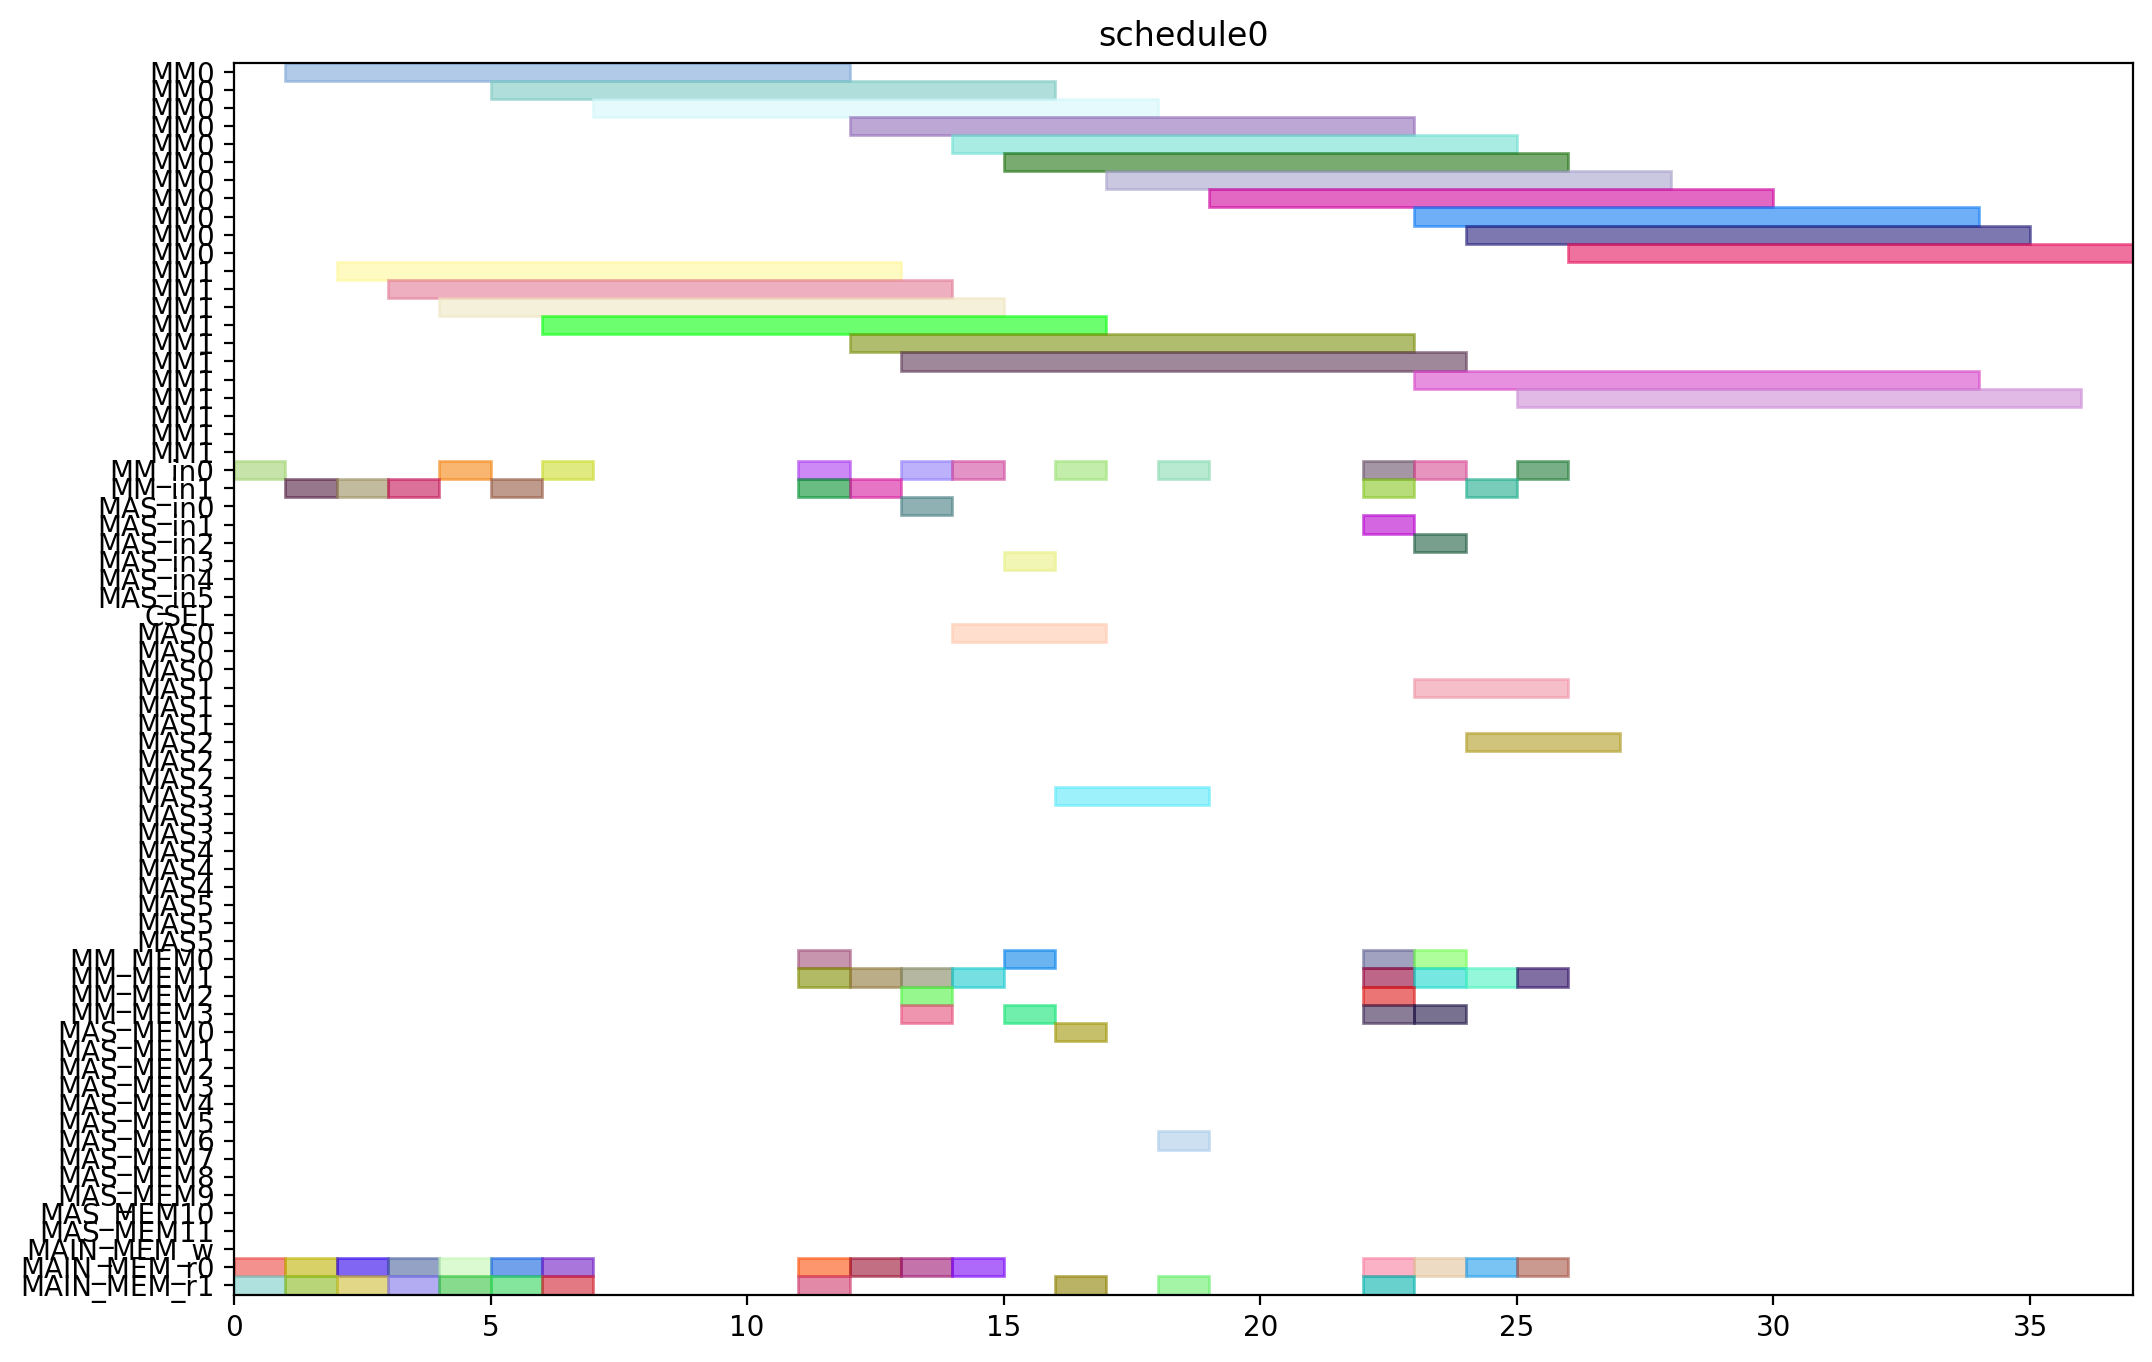

The Python source for this figure:
from pyschedule import Scenario, solvers, plotters, alt


def solve():
	horizon = 120
	S = Scenario("schedule0", horizon=horizon)

	# resource
	MM = S.Resources('MM', num=2, size=11)
	MM_in = S.Resources('MM_in', num=2)
	MAS_in = S.Resources('MAS_in', num=6)
	CSEL = S.Resource('CSEL')
	MAS = S.Resources('MAS', num=6, size=3, periods=range(1, horizon))
	MM_MEM = S.Resources('MM_MEM', num=4)
	MAS_MEM = S.Resources('MAS_MEM', num=12)
	MAIN_MEM_w = S.Resource('MAIN_MEM_w', size=1)
	MAIN_MEM_r = S.Resources('MAIN_MEM_r', num=2)

	# result of previous scheduling

	# new tasks
	Z_exp2 = S.Task('Z_exp2', length=11, delay_cost=1)
	Z_exp2 += alt(MM)
	Z_exp2_in = S.Task('Z_exp2_in', length=1, delay_cost=1)
	Z_exp2_in += alt(MM_in)
	S += Z_exp2_in*MM_in[0]<=Z_exp2*MM[0]
	S += Z_exp2_in*MM_in[1]<=Z_exp2*MM[1]
	Z_exp2_mem0 = S.Task('Z_exp2_mem0', length=1, delay_cost=1)
	Z_exp2_mem0 += MAIN_MEM_r[0]
	S += Z_exp2_mem0 <= Z_exp2

	Z_exp2_mem1 = S.Task('Z_exp2_mem1', length=1, delay_cost=1)
	Z_exp2_mem1 += MAIN_MEM_r[1]
	S += Z_exp2_mem1 <= Z_exp2

	NX0 = S.Task('NX0', length=11, delay_cost=1)
	NX0 += alt(MM)
	NX0_in = S.Task('NX0_in', length=1, delay_cost=1)
	NX0_in += alt(MM_in)
	S += NX0_in*MM_in[0]<=NX0*MM[0]
	S += NX0_in*MM_in[1]<=NX0*MM[1]
	NX0_mem0 = S.Task('NX0_mem0', length=1, delay_cost=1)
	NX0_mem0 += MAIN_MEM_r[0]
	S += NX0_mem0 <= NX0

	NX0_mem1 = S.Task('NX0_mem1', length=1, delay_cost=1)
	NX0_mem1 += MAIN_MEM_r[1]
	S += NX0_mem1 <= NX0

	k0_10_Z1 = S.Task('k0_10_Z1', length=11, delay_cost=1)
	k0_10_Z1 += alt(MM)
	k0_10_Z1_in = S.Task('k0_10_Z1_in', length=1, delay_cost=1)
	k0_10_Z1_in += alt(MM_in)
	S += k0_10_Z1_in*MM_in[0]<=k0_10_Z1*MM[0]
	S += k0_10_Z1_in*MM_in[1]<=k0_10_Z1*MM[1]
	k0_10_Z1_mem0 = S.Task('k0_10_Z1_mem0', length=1, delay_cost=1)
	k0_10_Z1_mem0 += MAIN_MEM_r[0]
	S += k0_10_Z1_mem0 <= k0_10_Z1

	k0_10_Z1_mem1 = S.Task('k0_10_Z1_mem1', length=1, delay_cost=1)
	k0_10_Z1_mem1 += MAIN_MEM_r[1]
	S += k0_10_Z1_mem1 <= k0_10_Z1

	DX0 = S.Task('DX0', length=11, delay_cost=1)
	DX0 += alt(MM)
	DX0_in = S.Task('DX0_in', length=1, delay_cost=1)
	DX0_in += alt(MM_in)
	S += DX0_in*MM_in[0]<=DX0*MM[0]
	S += DX0_in*MM_in[1]<=DX0*MM[1]
	DX0_mem0 = S.Task('DX0_mem0', length=1, delay_cost=1)
	DX0_mem0 += MAIN_MEM_r[0]
	S += DX0_mem0 <= DX0

	DX0_mem1 = S.Task('DX0_mem1', length=1, delay_cost=1)
	DX0_mem1 += MAIN_MEM_r[1]
	S += DX0_mem1 <= DX0

	NY0 = S.Task('NY0', length=11, delay_cost=1)
	NY0 += alt(MM)
	NY0_in = S.Task('NY0_in', length=1, delay_cost=1)
	NY0_in += alt(MM_in)
	S += NY0_in*MM_in[0]<=NY0*MM[0]
	S += NY0_in*MM_in[1]<=NY0*MM[1]
	NY0_mem0 = S.Task('NY0_mem0', length=1, delay_cost=1)
	NY0_mem0 += MAIN_MEM_r[0]
	S += NY0_mem0 <= NY0

	NY0_mem1 = S.Task('NY0_mem1', length=1, delay_cost=1)
	NY0_mem1 += MAIN_MEM_r[1]
	S += NY0_mem1 <= NY0

	k2_14_Z1 = S.Task('k2_14_Z1', length=11, delay_cost=1)
	k2_14_Z1 += alt(MM)
	k2_14_Z1_in = S.Task('k2_14_Z1_in', length=1, delay_cost=1)
	k2_14_Z1_in += alt(MM_in)
	S += k2_14_Z1_in*MM_in[0]<=k2_14_Z1*MM[0]
	S += k2_14_Z1_in*MM_in[1]<=k2_14_Z1*MM[1]
	k2_14_Z1_mem0 = S.Task('k2_14_Z1_mem0', length=1, delay_cost=1)
	k2_14_Z1_mem0 += MAIN_MEM_r[0]
	S += k2_14_Z1_mem0 <= k2_14_Z1

	k2_14_Z1_mem1 = S.Task('k2_14_Z1_mem1', length=1, delay_cost=1)
	k2_14_Z1_mem1 += MAIN_MEM_r[1]
	S += k2_14_Z1_mem1 <= k2_14_Z1

	DY0 = S.Task('DY0', length=11, delay_cost=1)
	DY0 += alt(MM)
	DY0_in = S.Task('DY0_in', length=1, delay_cost=1)
	DY0_in += alt(MM_in)
	S += DY0_in*MM_in[0]<=DY0*MM[0]
	S += DY0_in*MM_in[1]<=DY0*MM[1]
	DY0_mem0 = S.Task('DY0_mem0', length=1, delay_cost=1)
	DY0_mem0 += MAIN_MEM_r[0]
	S += DY0_mem0 <= DY0

	DY0_mem1 = S.Task('DY0_mem1', length=1, delay_cost=1)
	DY0_mem1 += MAIN_MEM_r[1]
	S += DY0_mem1 <= DY0

	Z_exp3 = S.Task('Z_exp3', length=11, delay_cost=1)
	Z_exp3 += alt(MM)
	Z_exp3_in = S.Task('Z_exp3_in', length=1, delay_cost=1)
	Z_exp3_in += alt(MM_in)
	S += Z_exp3_in*MM_in[0]<=Z_exp3*MM[0]
	S += Z_exp3_in*MM_in[1]<=Z_exp3*MM[1]
	Z_exp3_mem0 = S.Task('Z_exp3_mem0', length=1, delay_cost=1)
	Z_exp3_mem0 += alt(MM_MEM)
	S += (Z_exp2*MM[0])-1 < Z_exp3_mem0*MM_MEM[0]
	S += (Z_exp2*MM[1])-1 < Z_exp3_mem0*MM_MEM[2]
	S += Z_exp3_mem0 <= Z_exp3

	Z_exp3_mem1 = S.Task('Z_exp3_mem1', length=1, delay_cost=1)
	Z_exp3_mem1 += MAIN_MEM_r[1]
	S += Z_exp3_mem1 <= Z_exp3

	NX1_ = S.Task('NX1_', length=3, delay_cost=1)
	NX1_ += alt(MAS)
	NX1__in = S.Task('NX1__in', length=1, delay_cost=1)
	NX1__in += alt(MAS_in)
	S += NX1__in*MAS_in[0]<=NX1_*MAS[0]

	S += NX1__in*MAS_in[1]<=NX1_*MAS[1]

	S += NX1__in*MAS_in[2]<=NX1_*MAS[2]

	S += NX1__in*MAS_in[3]<=NX1_*MAS[3]

	S += NX1__in*MAS_in[4]<=NX1_*MAS[4]

	S += NX1__in*MAS_in[5]<=NX1_*MAS[5]

	NX1__mem0 = S.Task('NX1__mem0', length=1, delay_cost=1)
	NX1__mem0 += alt(MM_MEM)
	S += (NX0*MM[0])-1 < NX1__mem0*MM_MEM[0]
	S += (NX0*MM[1])-1 < NX1__mem0*MM_MEM[2]
	S += NX1__mem0 <= NX1_

	NX1__mem1 = S.Task('NX1__mem1', length=1, delay_cost=1)
	NX1__mem1 += alt(MM_MEM)
	S += (k0_10_Z1*MM[0])-1 < NX1__mem1*MM_MEM[1]
	S += (k0_10_Z1*MM[1])-1 < NX1__mem1*MM_MEM[3]
	S += NX1__mem1 <= NX1_

	k0_9_Z2 = S.Task('k0_9_Z2', length=11, delay_cost=1)
	k0_9_Z2 += alt(MM)
	k0_9_Z2_in = S.Task('k0_9_Z2_in', length=1, delay_cost=1)
	k0_9_Z2_in += alt(MM_in)
	S += k0_9_Z2_in*MM_in[0]<=k0_9_Z2*MM[0]
	S += k0_9_Z2_in*MM_in[1]<=k0_9_Z2*MM[1]
	k0_9_Z2_mem0 = S.Task('k0_9_Z2_mem0', length=1, delay_cost=1)
	k0_9_Z2_mem0 += MAIN_MEM_r[0]
	S += k0_9_Z2_mem0 <= k0_9_Z2

	k0_9_Z2_mem1 = S.Task('k0_9_Z2_mem1', length=1, delay_cost=1)
	k0_9_Z2_mem1 += alt(MM_MEM)
	S += (Z_exp2*MM[0])-1 < k0_9_Z2_mem1*MM_MEM[1]
	S += (Z_exp2*MM[1])-1 < k0_9_Z2_mem1*MM_MEM[3]
	S += k0_9_Z2_mem1 <= k0_9_Z2

	k1_9_Z2 = S.Task('k1_9_Z2', length=11, delay_cost=1)
	k1_9_Z2 += alt(MM)
	k1_9_Z2_in = S.Task('k1_9_Z2_in', length=1, delay_cost=1)
	k1_9_Z2_in += alt(MM_in)
	S += k1_9_Z2_in*MM_in[0]<=k1_9_Z2*MM[0]
	S += k1_9_Z2_in*MM_in[1]<=k1_9_Z2*MM[1]
	k1_9_Z2_mem0 = S.Task('k1_9_Z2_mem0', length=1, delay_cost=1)
	k1_9_Z2_mem0 += MAIN_MEM_r[0]
	S += k1_9_Z2_mem0 <= k1_9_Z2

	k1_9_Z2_mem1 = S.Task('k1_9_Z2_mem1', length=1, delay_cost=1)
	k1_9_Z2_mem1 += alt(MM_MEM)
	S += (Z_exp2*MM[0])-1 < k1_9_Z2_mem1*MM_MEM[1]
	S += (Z_exp2*MM[1])-1 < k1_9_Z2_mem1*MM_MEM[3]
	S += k1_9_Z2_mem1 <= k1_9_Z2

	NY1_ = S.Task('NY1_', length=3, delay_cost=1)
	NY1_ += alt(MAS)
	NY1__in = S.Task('NY1__in', length=1, delay_cost=1)
	NY1__in += alt(MAS_in)
	S += NY1__in*MAS_in[0]<=NY1_*MAS[0]

	S += NY1__in*MAS_in[1]<=NY1_*MAS[1]

	S += NY1__in*MAS_in[2]<=NY1_*MAS[2]

	S += NY1__in*MAS_in[3]<=NY1_*MAS[3]

	S += NY1__in*MAS_in[4]<=NY1_*MAS[4]

	S += NY1__in*MAS_in[5]<=NY1_*MAS[5]

	NY1__mem0 = S.Task('NY1__mem0', length=1, delay_cost=1)
	NY1__mem0 += alt(MM_MEM)
	S += (NY0*MM[0])-1 < NY1__mem0*MM_MEM[0]
	S += (NY0*MM[1])-1 < NY1__mem0*MM_MEM[2]
	S += NY1__mem0 <= NY1_

	NY1__mem1 = S.Task('NY1__mem1', length=1, delay_cost=1)
	NY1__mem1 += alt(MM_MEM)
	S += (k2_14_Z1*MM[0])-1 < NY1__mem1*MM_MEM[1]
	S += (k2_14_Z1*MM[1])-1 < NY1__mem1*MM_MEM[3]
	S += NY1__mem1 <= NY1_

	k2_13_Z2 = S.Task('k2_13_Z2', length=11, delay_cost=1)
	k2_13_Z2 += alt(MM)
	k2_13_Z2_in = S.Task('k2_13_Z2_in', length=1, delay_cost=1)
	k2_13_Z2_in += alt(MM_in)
	S += k2_13_Z2_in*MM_in[0]<=k2_13_Z2*MM[0]
	S += k2_13_Z2_in*MM_in[1]<=k2_13_Z2*MM[1]
	k2_13_Z2_mem0 = S.Task('k2_13_Z2_mem0', length=1, delay_cost=1)
	k2_13_Z2_mem0 += MAIN_MEM_r[0]
	S += k2_13_Z2_mem0 <= k2_13_Z2

	k2_13_Z2_mem1 = S.Task('k2_13_Z2_mem1', length=1, delay_cost=1)
	k2_13_Z2_mem1 += alt(MM_MEM)
	S += (Z_exp2*MM[0])-1 < k2_13_Z2_mem1*MM_MEM[1]
	S += (Z_exp2*MM[1])-1 < k2_13_Z2_mem1*MM_MEM[3]
	S += k2_13_Z2_mem1 <= k2_13_Z2

	k3_14_Z2 = S.Task('k3_14_Z2', length=11, delay_cost=1)
	k3_14_Z2 += alt(MM)
	k3_14_Z2_in = S.Task('k3_14_Z2_in', length=1, delay_cost=1)
	k3_14_Z2_in += alt(MM_in)
	S += k3_14_Z2_in*MM_in[0]<=k3_14_Z2*MM[0]
	S += k3_14_Z2_in*MM_in[1]<=k3_14_Z2*MM[1]
	k3_14_Z2_mem0 = S.Task('k3_14_Z2_mem0', length=1, delay_cost=1)
	k3_14_Z2_mem0 += MAIN_MEM_r[0]
	S += k3_14_Z2_mem0 <= k3_14_Z2

	k3_14_Z2_mem1 = S.Task('k3_14_Z2_mem1', length=1, delay_cost=1)
	k3_14_Z2_mem1 += alt(MM_MEM)
	S += (Z_exp2*MM[0])-1 < k3_14_Z2_mem1*MM_MEM[1]
	S += (Z_exp2*MM[1])-1 < k3_14_Z2_mem1*MM_MEM[3]
	S += k3_14_Z2_mem1 <= k3_14_Z2

	Z_exp4 = S.Task('Z_exp4', length=11, delay_cost=1)
	Z_exp4 += alt(MM)
	Z_exp4_in = S.Task('Z_exp4_in', length=1, delay_cost=1)
	Z_exp4_in += alt(MM_in)
	S += Z_exp4_in*MM_in[0]<=Z_exp4*MM[0]
	S += Z_exp4_in*MM_in[1]<=Z_exp4*MM[1]
	Z_exp4_mem0 = S.Task('Z_exp4_mem0', length=1, delay_cost=1)
	Z_exp4_mem0 += alt(MM_MEM)
	S += (Z_exp3*MM[0])-1 < Z_exp4_mem0*MM_MEM[0]
	S += (Z_exp3*MM[1])-1 < Z_exp4_mem0*MM_MEM[2]
	S += Z_exp4_mem0 <= Z_exp4

	Z_exp4_mem1 = S.Task('Z_exp4_mem1', length=1, delay_cost=1)
	Z_exp4_mem1 += MAIN_MEM_r[1]
	S += Z_exp4_mem1 <= Z_exp4

	NX1 = S.Task('NX1', length=11, delay_cost=1)
	NX1 += alt(MM)
	NX1_in = S.Task('NX1_in', length=1, delay_cost=1)
	NX1_in += alt(MM_in)
	S += NX1_in*MM_in[0]<=NX1*MM[0]
	S += NX1_in*MM_in[1]<=NX1*MM[1]
	NX1_mem0 = S.Task('NX1_mem0', length=1, delay_cost=1)
	NX1_mem0 += alt(MAS_MEM)
	S += (NX1_*MAS[0])-1 < NX1_mem0*MAS_MEM[0]
	S += (NX1_*MAS[1])-1 < NX1_mem0*MAS_MEM[2]
	S += (NX1_*MAS[2])-1 < NX1_mem0*MAS_MEM[4]
	S += (NX1_*MAS[3])-1 < NX1_mem0*MAS_MEM[6]
	S += (NX1_*MAS[4])-1 < NX1_mem0*MAS_MEM[8]
	S += (NX1_*MAS[5])-1 < NX1_mem0*MAS_MEM[10]
	S += NX1_mem0 <= NX1

	NX1_mem1 = S.Task('NX1_mem1', length=1, delay_cost=1)
	NX1_mem1 += MAIN_MEM_r[1]
	S += NX1_mem1 <= NX1

	k0_8_Z3 = S.Task('k0_8_Z3', length=11, delay_cost=1)
	k0_8_Z3 += alt(MM)
	k0_8_Z3_in = S.Task('k0_8_Z3_in', length=1, delay_cost=1)
	k0_8_Z3_in += alt(MM_in)
	S += k0_8_Z3_in*MM_in[0]<=k0_8_Z3*MM[0]
	S += k0_8_Z3_in*MM_in[1]<=k0_8_Z3*MM[1]
	k0_8_Z3_mem0 = S.Task('k0_8_Z3_mem0', length=1, delay_cost=1)
	k0_8_Z3_mem0 += MAIN_MEM_r[0]
	S += k0_8_Z3_mem0 <= k0_8_Z3

	k0_8_Z3_mem1 = S.Task('k0_8_Z3_mem1', length=1, delay_cost=1)
	k0_8_Z3_mem1 += alt(MM_MEM)
	S += (Z_exp3*MM[0])-1 < k0_8_Z3_mem1*MM_MEM[1]
	S += (Z_exp3*MM[1])-1 < k0_8_Z3_mem1*MM_MEM[3]
	S += k0_8_Z3_mem1 <= k0_8_Z3

	DX1_ = S.Task('DX1_', length=3, delay_cost=1)
	DX1_ += alt(MAS)
	DX1__in = S.Task('DX1__in', length=1, delay_cost=1)
	DX1__in += alt(MAS_in)
	S += DX1__in*MAS_in[0]<=DX1_*MAS[0]

	S += DX1__in*MAS_in[1]<=DX1_*MAS[1]

	S += DX1__in*MAS_in[2]<=DX1_*MAS[2]

	S += DX1__in*MAS_in[3]<=DX1_*MAS[3]

	S += DX1__in*MAS_in[4]<=DX1_*MAS[4]

	S += DX1__in*MAS_in[5]<=DX1_*MAS[5]

	DX1__mem0 = S.Task('DX1__mem0', length=1, delay_cost=1)
	DX1__mem0 += alt(MM_MEM)
	S += (DX0*MM[0])-1 < DX1__mem0*MM_MEM[0]
	S += (DX0*MM[1])-1 < DX1__mem0*MM_MEM[2]
	S += DX1__mem0 <= DX1_

	DX1__mem1 = S.Task('DX1__mem1', length=1, delay_cost=1)
	DX1__mem1 += alt(MM_MEM)
	S += (k1_9_Z2*MM[0])-1 < DX1__mem1*MM_MEM[1]
	S += (k1_9_Z2*MM[1])-1 < DX1__mem1*MM_MEM[3]
	S += DX1__mem1 <= DX1_

	k1_8_Z3 = S.Task('k1_8_Z3', length=11, delay_cost=1)
	k1_8_Z3 += alt(MM)
	k1_8_Z3_in = S.Task('k1_8_Z3_in', length=1, delay_cost=1)
	k1_8_Z3_in += alt(MM_in)
	S += k1_8_Z3_in*MM_in[0]<=k1_8_Z3*MM[0]
	S += k1_8_Z3_in*MM_in[1]<=k1_8_Z3*MM[1]
	k1_8_Z3_mem0 = S.Task('k1_8_Z3_mem0', length=1, delay_cost=1)
	k1_8_Z3_mem0 += MAIN_MEM_r[0]
	S += k1_8_Z3_mem0 <= k1_8_Z3

	k1_8_Z3_mem1 = S.Task('k1_8_Z3_mem1', length=1, delay_cost=1)
	k1_8_Z3_mem1 += alt(MM_MEM)
	S += (Z_exp3*MM[0])-1 < k1_8_Z3_mem1*MM_MEM[1]
	S += (Z_exp3*MM[1])-1 < k1_8_Z3_mem1*MM_MEM[3]
	S += k1_8_Z3_mem1 <= k1_8_Z3

	NY1 = S.Task('NY1', length=11, delay_cost=1)
	NY1 += alt(MM)
	NY1_in = S.Task('NY1_in', length=1, delay_cost=1)
	NY1_in += alt(MM_in)
	S += NY1_in*MM_in[0]<=NY1*MM[0]
	S += NY1_in*MM_in[1]<=NY1*MM[1]
	NY1_mem0 = S.Task('NY1_mem0', length=1, delay_cost=1)
	NY1_mem0 += alt(MAS_MEM)
	S += (NY1_*MAS[0])-1 < NY1_mem0*MAS_MEM[0]
	S += (NY1_*MAS[1])-1 < NY1_mem0*MAS_MEM[2]
	S += (NY1_*MAS[2])-1 < NY1_mem0*MAS_MEM[4]
	S += (NY1_*MAS[3])-1 < NY1_mem0*MAS_MEM[6]
	S += (NY1_*MAS[4])-1 < NY1_mem0*MAS_MEM[8]
	S += (NY1_*MAS[5])-1 < NY1_mem0*MAS_MEM[10]
	S += NY1_mem0 <= NY1

	NY1_mem1 = S.Task('NY1_mem1', length=1, delay_cost=1)
	NY1_mem1 += MAIN_MEM_r[1]
	S += NY1_mem1 <= NY1

	k2_12_Z3 = S.Task('k2_12_Z3', length=11, delay_cost=1)
	k2_12_Z3 += alt(MM)
	k2_12_Z3_in = S.Task('k2_12_Z3_in', length=1, delay_cost=1)
	k2_12_Z3_in += alt(MM_in)
	S += k2_12_Z3_in*MM_in[0]<=k2_12_Z3*MM[0]
	S += k2_12_Z3_in*MM_in[1]<=k2_12_Z3*MM[1]
	k2_12_Z3_mem0 = S.Task('k2_12_Z3_mem0', length=1, delay_cost=1)
	k2_12_Z3_mem0 += MAIN_MEM_r[0]
	S += k2_12_Z3_mem0 <= k2_12_Z3

	k2_12_Z3_mem1 = S.Task('k2_12_Z3_mem1', length=1, delay_cost=1)
	k2_12_Z3_mem1 += alt(MM_MEM)
	S += (Z_exp3*MM[0])-1 < k2_12_Z3_mem1*MM_MEM[1]
	S += (Z_exp3*MM[1])-1 < k2_12_Z3_mem1*MM_MEM[3]
	S += k2_12_Z3_mem1 <= k2_12_Z3

	DY1_ = S.Task('DY1_', length=3, delay_cost=1)
	DY1_ += alt(MAS)
	DY1__in = S.Task('DY1__in', length=1, delay_cost=1)
	DY1__in += alt(MAS_in)
	S += DY1__in*MAS_in[0]<=DY1_*MAS[0]

	S += DY1__in*MAS_in[1]<=DY1_*MAS[1]

	S += DY1__in*MAS_in[2]<=DY1_*MAS[2]

	S += DY1__in*MAS_in[3]<=DY1_*MAS[3]

	S += DY1__in*MAS_in[4]<=DY1_*MAS[4]

	S += DY1__in*MAS_in[5]<=DY1_*MAS[5]

	DY1__mem0 = S.Task('DY1__mem0', length=1, delay_cost=1)
	DY1__mem0 += alt(MM_MEM)
	S += (DY0*MM[0])-1 < DY1__mem0*MM_MEM[0]
	S += (DY0*MM[1])-1 < DY1__mem0*MM_MEM[2]
	S += DY1__mem0 <= DY1_

	DY1__mem1 = S.Task('DY1__mem1', length=1, delay_cost=1)
	DY1__mem1 += alt(MM_MEM)
	S += (k3_14_Z2*MM[0])-1 < DY1__mem1*MM_MEM[1]
	S += (k3_14_Z2*MM[1])-1 < DY1__mem1*MM_MEM[3]
	S += DY1__mem1 <= DY1_

	k3_13_Z3 = S.Task('k3_13_Z3', length=11, delay_cost=1)
	k3_13_Z3 += alt(MM)
	k3_13_Z3_in = S.Task('k3_13_Z3_in', length=1, delay_cost=1)
	k3_13_Z3_in += alt(MM_in)
	S += k3_13_Z3_in*MM_in[0]<=k3_13_Z3*MM[0]
	S += k3_13_Z3_in*MM_in[1]<=k3_13_Z3*MM[1]
	k3_13_Z3_mem0 = S.Task('k3_13_Z3_mem0', length=1, delay_cost=1)
	k3_13_Z3_mem0 += MAIN_MEM_r[0]
	S += k3_13_Z3_mem0 <= k3_13_Z3

	k3_13_Z3_mem1 = S.Task('k3_13_Z3_mem1', length=1, delay_cost=1)
	k3_13_Z3_mem1 += alt(MM_MEM)
	S += (Z_exp3*MM[0])-1 < k3_13_Z3_mem1*MM_MEM[1]
	S += (Z_exp3*MM[1])-1 < k3_13_Z3_mem1*MM_MEM[3]
	S += k3_13_Z3_mem1 <= k3_13_Z3

	solvers.mip.solve(S,msg=1,kind='CPLEX',ratio_gap=1.01)

	solution = [['hoge']*len(S.solution()[1]) for i in range(len(S.solution()))]
	for i in range(len(S.solution())):
		for j in range(len(S.solution()[i])):
			solution[i][j]=str(S.solution()[i][j])
	print(solution)

	cycles = int(solution[-1][3])

	pic_file_name = "/mnt/rose/usr1/fukuda/ABE/multiRAM_multiMAS_16mux/scheduling_result/stage11MM2_stage3MAS6/ISOGENY/schedule0.png"
	if(S.solution() != []):
		plotters.matplotlib.plot(S,img_filename=pic_file_name, show_task_labels=False, fig_size=(cycles*0.25+3, 8))

	return solution
